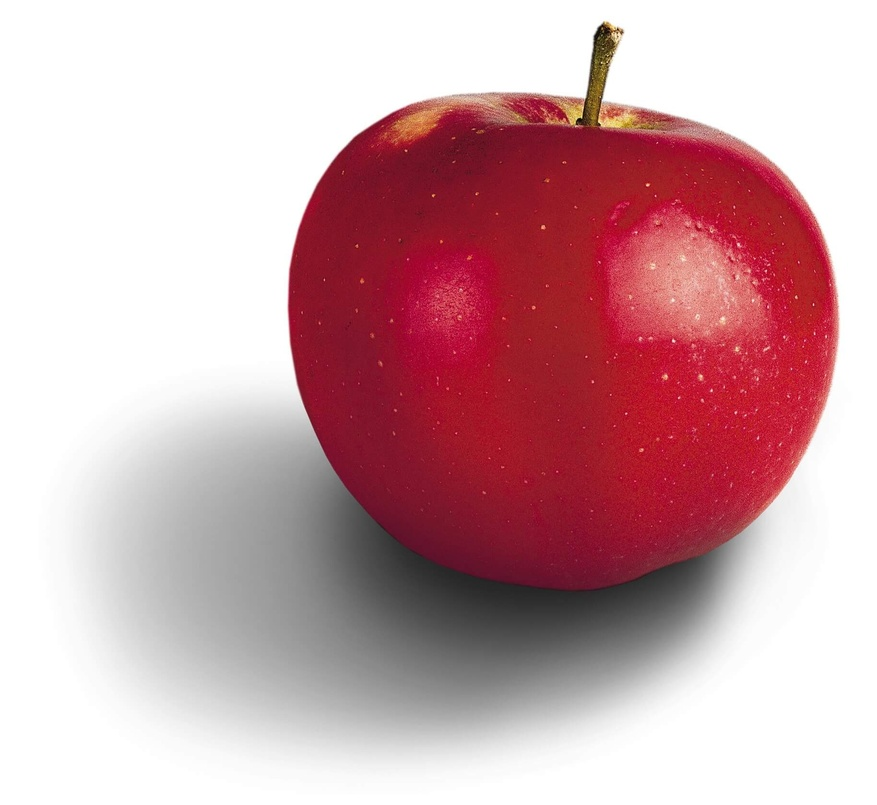
#> input picture images/apple3.jpg, 877 x 805 px, shrunk from 1828 x 1678 before the run
$ jupyter execute --allow-errors Week_12.ipynb
#> lines starting #> are read from the running program, lines starting #| are printed output that depends on the picture; after the words box and inside, x2 and y2 are one past the last pixel; in counts of white or black regions, pixels touching at a corner belong together
# Week 10 Hand-in

## Assignment

https://github.com/Hartmannsolution/docker_notebooks/blob/master/notebooks/12Exercise.ipynb

## Status

# Imports

[cell 1]
import cv2
import numpy as np
from matplotlib import pyplot as plt

## Part 1

[cell 2]
img = cv2.imread('images/apple3.jpg', 1)
#> img is the input picture: shape (805, 877, 3); mean B, G, R 171.2, 165.8, 206

# convert the image to HSV color space
img_hsv = cv2.cvtColor(img, cv2.COLOR_BGR2HSV)
#> img_hsv: shape (805, 877, 3); mean H, S, V 52.7, 65.1, 206


# find Otsu threshold on hue and saturation channel
ret, thresh_H = cv2.threshold(img_hsv[:,:,0], 0, 255, cv2.THRESH_BINARY + cv2.THRESH_OTSU)
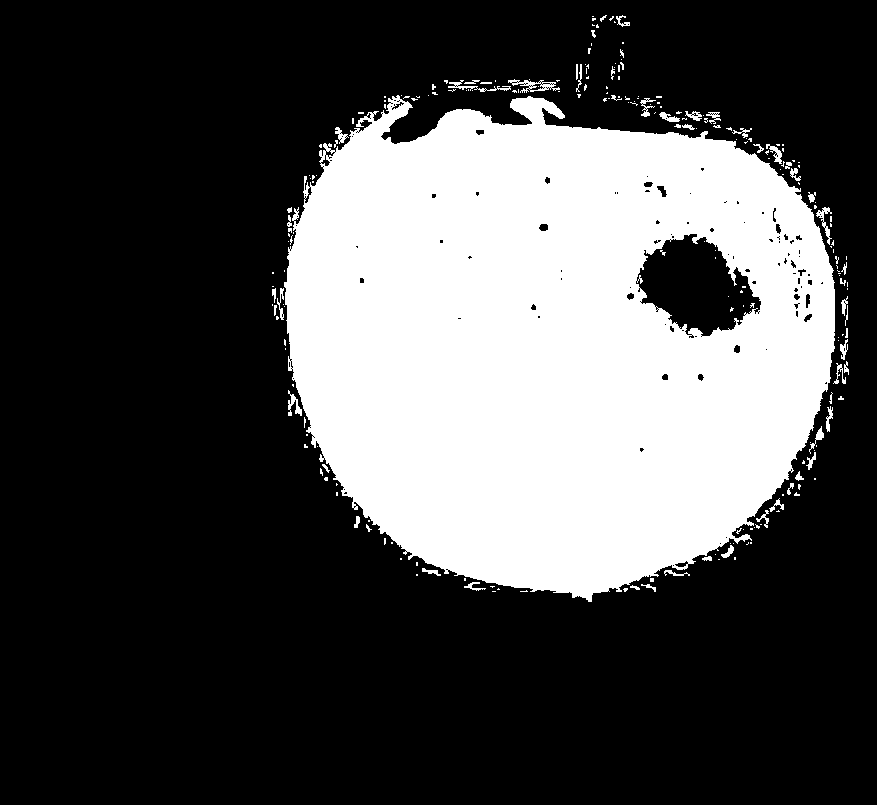
#> thresh_H: shape (805, 877); 29.9% white; 237 white regions (180 under 20 px), largest, box (x1, y1, x2, y2) and area: (284, 95, 835, 602) 206579, (508, 79, 560, 93) 273, (448, 80, 511, 92) 192
#> ret = 87
ret, thresh_S = cv2.threshold(img_hsv[:,:,1], 0, 255, cv2.THRESH_BINARY + cv2.THRESH_OTSU)
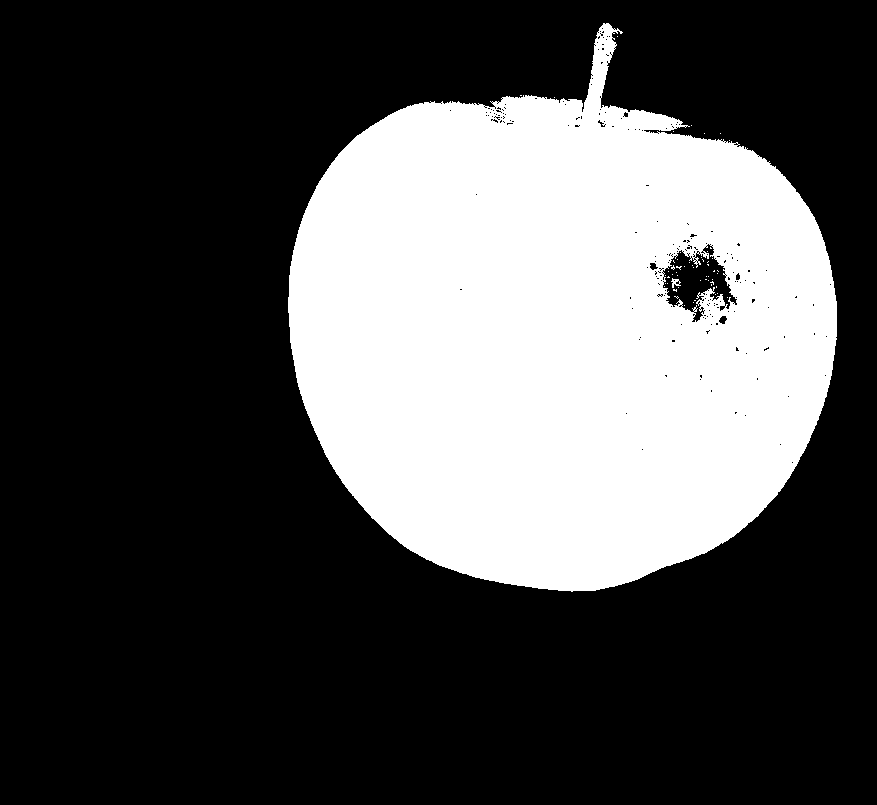
#> thresh_S: shape (805, 877); 30.7% white; 56 white regions (54 under 20 px)
#> ret = 105

# some morphology operation to clear unwanted spots
kernel = np.ones((5, 5), np.uint8)
thresh = thresh_H + thresh_S
print('Image shape',img_hsv.shape,'Thresh',thresh.shape,np.unique(thresh))
#| Image shape (805, 877, 3) Thresh (805, 877) [  0 254 255]
img_dilated = cv2.dilate(thresh, kernel, iterations = 1)
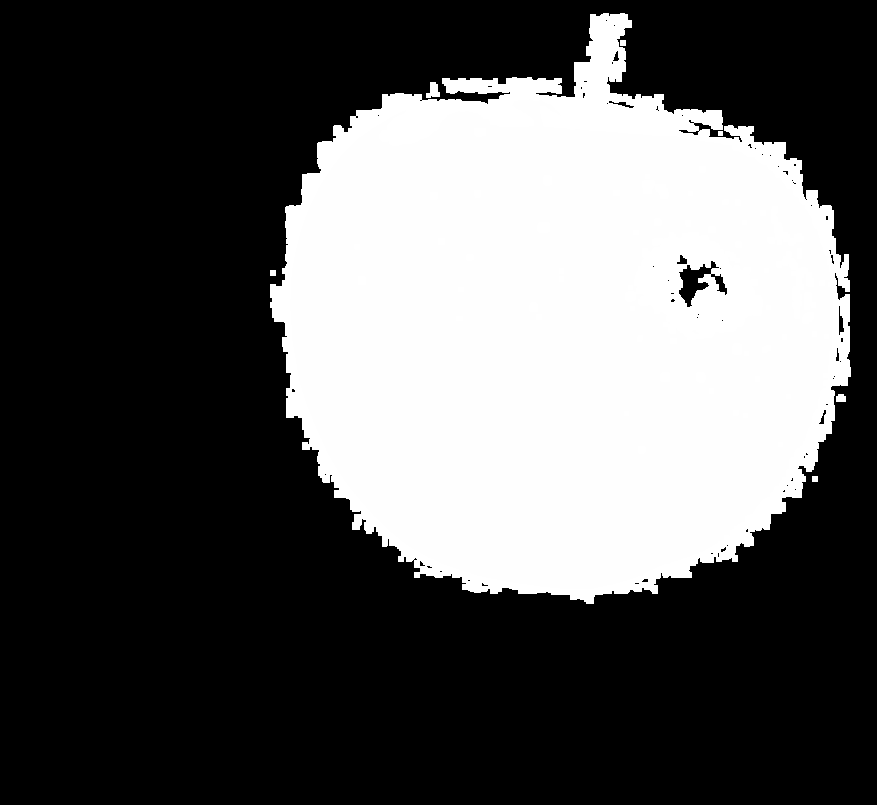
#> img_dilated: shape (805, 877); min 0, max 255, mean 87.3

# find contours on the result above
(contours, hierarchy) = cv2.findContours(img_dilated, cv2.RETR_EXTERNAL, cv2.CHAIN_APPROX_NONE)
#> contours = 7 contours, 1 with area under 20; largest, box (x1, y1, x2, y2) and area: (270, 13, 851, 604) 242066, (426, 82, 440, 98) 118, (836, 394, 846, 402) 56, (812, 476, 818, 482) 25, (270, 270, 276, 276) 25, (620, 40, 626, 46) 25

# draw yellow contour
im1 = img.copy()
#> (the rest of this cell did not finish here and is left out)

[cell 3]
for contour in contours:
    # Find bounding rectangles
    x,y,w,h = cv2.boundingRect(contour)
    # Draw the rectangle
    img_rgb = cv2.cvtColor(img, cv2.COLOR_BGR2RGB)
    draw_img = img_rgb.copy()
    # Make a copy of the image
    cv2.rectangle(draw_img,(x,y),(x+w,y+h),(255,0,255),thickness=15)
    # show the image
    plt.imshow(draw_img)
#> this loop made 7 passes
#> (x, y, w, h) on passes 1 to 7: (812, 476, 6, 6), (836, 394, 10, 8), (270, 270, 6, 6), (718, 131, 5, 5), (426, 82, 14, 16), (620, 40, 6, 6), (270, 13, 581, 591)
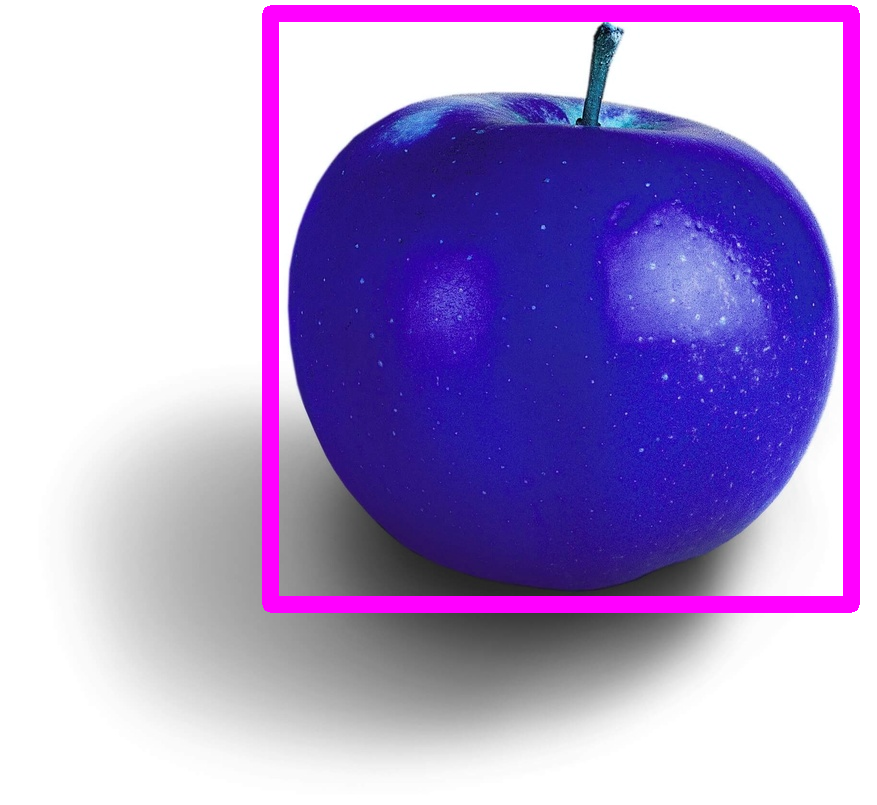
#> draw_img: shape (805, 877, 3); mean B, G, R 208.3, 153.7, 173.5
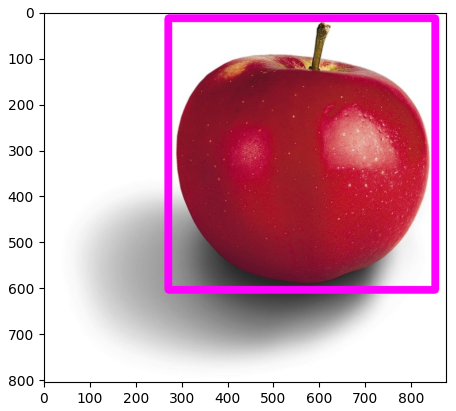
#> figure drawn by matplotlib, 1 panel

[cell 4]
img = cv2.imread('images/apples1.png', 1)
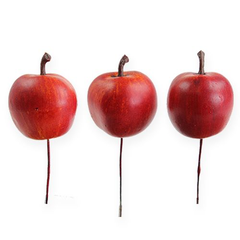
#> input picture images/apples1.png, 240 x 240 px, shrunk from 500 x 500 before the run
#> img is the input picture: shape (240, 240, 3); mean B, G, R 213.6, 214.1, 236

# convert the image to HSV color space
img_hsv = cv2.cvtColor(img, cv2.COLOR_BGR2HSV)
#> img_hsv: shape (240, 240, 3); mean H, S, V 19.5, 35.5, 236.2


# find Otsu threshold on hue and saturation channel
ret, thresh_H = cv2.threshold(img_hsv[:,:,0], 0, 255, cv2.THRESH_BINARY + cv2.THRESH_OTSU)
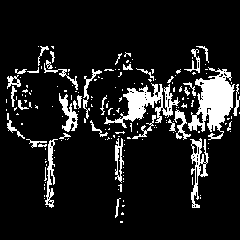
#> thresh_H: shape (240, 240); 11.5% white; 184 white regions (147 under 20 px), largest, box (x1, y1, x2, y2) and area: (188, 67, 235, 140) 1721, (104, 83, 180, 128) 1151, (190, 138, 209, 208) 484
#> ret = 79
ret, thresh_S = cv2.threshold(img_hsv[:,:,1], 0, 255, cv2.THRESH_BINARY + cv2.THRESH_OTSU)
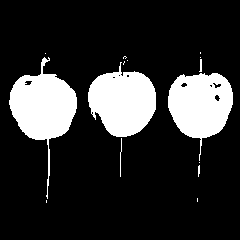
#> thresh_S: shape (240, 240); 18.5% white; 15 white regions (9 under 20 px)
#> ret = 91

# some morphology operation to clear unwanted spots
kernel = np.ones((5, 5), np.uint8)
thresh = thresh_H + thresh_S
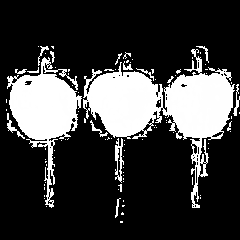
#> thresh: shape (240, 240); min 0, max 255, mean 60.9
print('Image shape',img_hsv.shape,'Thresh',thresh.shape,np.unique(thresh))
#| Image shape (240, 240, 3) Thresh (240, 240) [  0 254 255]
img_dilated = cv2.dilate(thresh, kernel, iterations = 1)
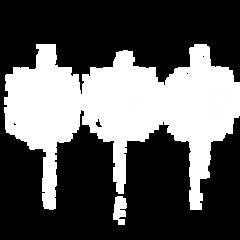
#> img_dilated: shape (240, 240); min 0, max 255, mean 89.5

# find contours on the result above
(contours, hierarchy) = cv2.findContours(img_dilated, cv2.RETR_EXTERNAL, cv2.CHAIN_APPROX_NONE)
#> contours = 2 contours; box (x1, y1, x2, y2) and area: (4, 44, 240, 210) 19314, (113, 196, 127, 225) 250
im1 = img.copy()
#> (the rest of this cell did not finish here and is left out)
